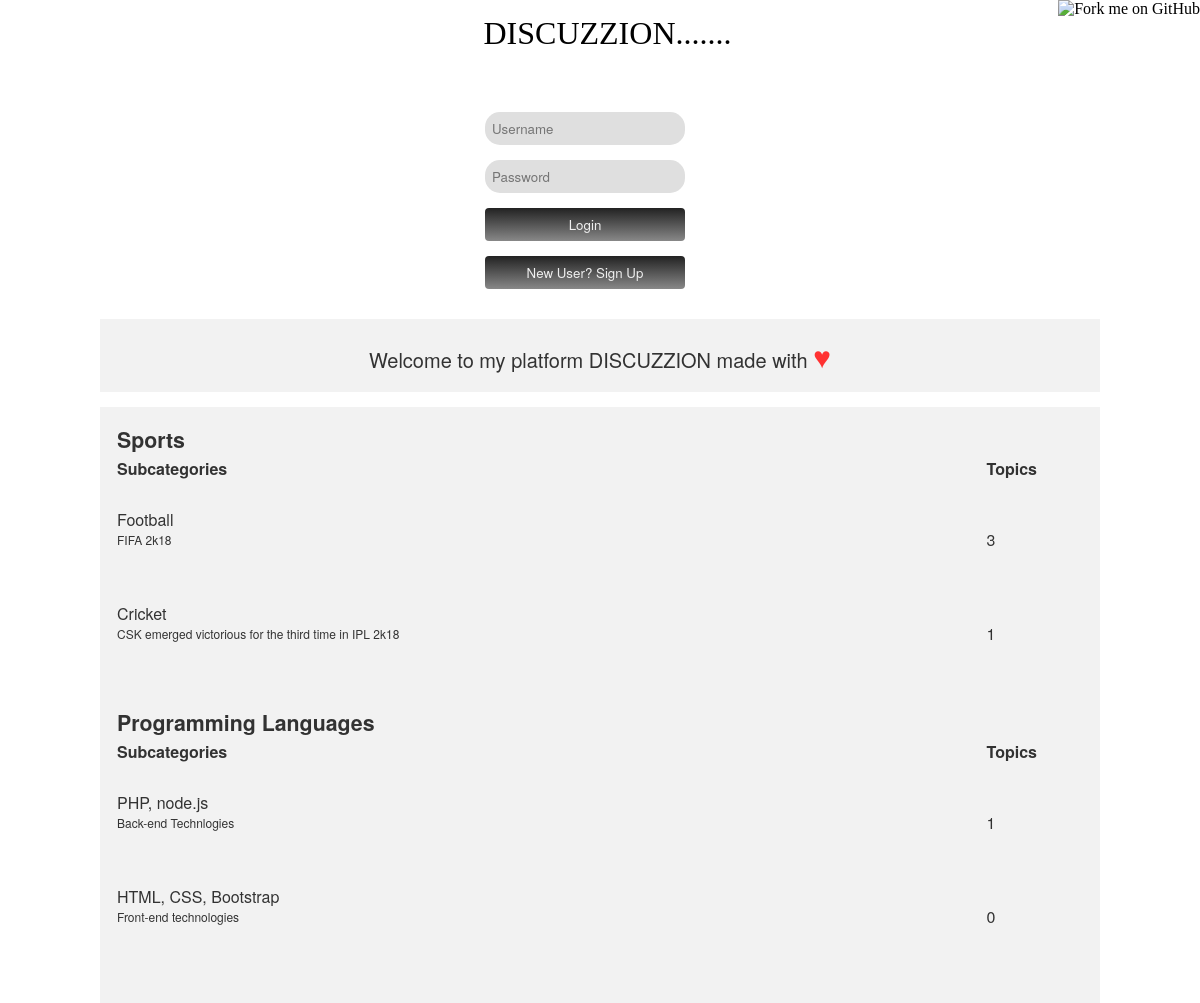
The page / on the database its author committed.
### tables this page shows
CREATE TABLE `headCat` (
  `cnum` int(3) UNSIGNED NOT NULL,
  `ctitle` varchar(64) NOT NULL
);

CREATE TABLE `headSubcat` (
  `snum` int(3) UNSIGNED NOT NULL,
  `pid` int(3) UNSIGNED NOT NULL,
  `stitle` varchar(128) NOT NULL,
  `sdesc` varchar(255) NOT NULL
);

### func.php (the view, shortened to what this page needs)
<?php
function getnum_topics($c_id, $s_id) {
	include ('database.php');
	$select = mysqli_query($con, "SELECT numcat, numsubcat FROM headTop WHERE ".$c_id." = numcat
								  AND ".$s_id." = numsubcat");
	return mysqli_num_rows($select);
}
function show_cat() {
	include ('database.php');
			$select = mysqli_query($con, "SELECT * FROM headCat ORDER BY cnum DESC");
			while ($row = mysqli_fetch_assoc($select)) {
				echo "<table class='table_C'>";
				echo "<tr><td class='category_M' colspan='2'>".$row['ctitle']."</td></tr>";
				showsub_cat($row['cnum']);
				echo "</table>";
			}
}
function showsub_cat($pid) {
	include ('database.php');
	$select = mysqli_query($con, "SELECT cnum, snum, stitle, sdesc FROM headCat, headSubcat
								  WHERE (  headCat.cnum  = '".$pid."') AND ( headSubcat.pid  = '".$pid."') ORDER BY snum DESC ");
	echo "<tr><th width='90%'>Subcategories</th><th width='10%'>Topics</th></tr>";
	while ($row = mysqli_fetch_assoc($select)) {
		echo "<tr><td class='theme_C'>
			  ".$row['stitle']."<br />";
		echo "<span style='font-size:12px'>".$row['sdesc']."</span></td>";
		echo "<td class='topics_N'><br /><br />".getnum_topics($pid, $row['snum'])."<br /><br /></td></tr>";
	}
}
?>

### index.php (shortened to what this page needs)
<?php
  include('signInOut.php');
?>
<html>
 <head>
 </head>
 <link href = "./style.css" type = "text/css" rel = "stylesheet" />
 <a href="https://github.com/hardik-codes/DISCUZZION"><img style="position: absolute; top: 0; right: 0; border: 0;" src="https://s3.amazonaws.com/github/ribbons/forkme_right_darkblue_121621.png" alt="Fork me on GitHub"></a>
 <div class = "dashboard">
  <div class = "top"><h1><a href = "/forum4">DISCUZZION.......</a></h1></div>
  <div class = "signin">
    <?php
       if (isset($_SESSION['username']))  {
            signout();
            include ('database.php');
		    		$select = mysqli_query($con, "SELECT * FROM headCat ORDER BY cnum DESC");
	         	if (mysqli_num_rows($select) == 0) {
            echo "<div class ='newcat'>
                    <a href ='./nc.php'>No categories yet. Add the first one</a>
                  </div>";
           } else {
            echo "<div class ='newcat'>
            <a href ='./nc.php'>Add new category</a>
          </div>";}
        } else {
           signupform();
       }
    ?>
  </div>
  <?php
    if (!isset($_SESSION['username'])) {
    echo"<div class = 'matter'>";
        echo "<p style='text-align:center;font-size:20px;'>Welcome to my platform DISCUZZION made with <span style='font-size:150%;color:red;'>&hearts;</span> </p>";
    echo"</div>";
    }
  ?>
  <div class = "matter">
   <?php
   include('func.php');
   if (!isset($_SESSION['username'])) {
    show_cat();
  } else {
    showcat();
  }
   ?>
 </div>
</div>
</body>
</html>

### signInOut.php (shortened to what this page needs)
<?php
   function signupform() {
    echo "
    <div id = 'clas'>
    <form action =' /forum4/verifyuser.php' method = 'POST'>
      <input type='text' placeholder='Username' id = 'usernameinput' name = 'usernameinput' />
      <input type='password' placeholder='Password' id = 'passwordinput' name = 'passwordinput'/>
      <input type = 'submit' value = 'Login' />
      <button type = 'button' onclick = 'location.href = \"/forum4/signUp.php\";'>New User? Sign Up</button>
    </form>
    </div>" ;
   }
?>

### style.css (style rules this page uses)
* { margin: 0px; padding: 0px; }
a { color: #000; text-decoration:none; }
#clas { display: block; margin-left: auto; margin-right:auto; padding: 15px; position: relative; width: 230px; }
div.dashboard { margin: 0px auto; width: 1000px; }
div.matter { background-color: #EFEFEF; display: block; float: left; margin-top: 15px; opacity:0.8; position: relative; padding: 15px; width: 970px; }
div.top { color:#222; padding-bottom: 15px; padding-top: 15px; }
div.top h1 { color:#404040; font-family: 'Times New Roman', Times, serif; font-weight: normal; margin-left: 15px; }
h1, h2, h3 { font-weight: normal; font-family: Helvetica Neue, Helvetica, Arial, sans-serif; margin-bottom: 15px; text-align: center; }
input[type="submit"], button { background-image: linear-gradient(to bottom, #222, #888); border-radius: 4px; border: none; color: #EFEFEF; font-family: Helvetica Neue, Helvetica, Arial, sans-serif; margin-top: 15px; padding: 7px; width: 200px; }
input[type="text"],[type="password"] { border: none; border-radius: 15px; background-color: #DFDFDF; font-family: Helvetica Neue, Helvetica, Arial, sans-serif; margin-top: 15px; padding: 7px; width: 200px; }
p { font-family: Helvetica Neue, Helvetica, Arial, sans-serif; }
table.table_C th { font-size: 12pt; text-align: left; font-weight: bold; }
table.table_C td.category_M { font-weight: bold; font-size: 16pt; }
table.table_C { width: 100%; font-family: Helvetica Neue, Helvetica, Arial, sans-serif; margin-bottom: 35px; }

### rows shown on the page
headcat: ctitle "Sports"
headsubcat: stitle "Football", sdesc "FIFA 2k18", snum "3"
headsubcat: stitle "Cricket", sdesc "CSK emerged victorious for the third time in IPL 2k18", snum "1"
headcat: ctitle "Programming Languages"
headsubcat: stitle "PHP, node.js", sdesc "Back-end Technlogies", snum "1"
headsubcat: stitle "HTML, CSS, Bootstrap", sdesc "Front-end technologies", snum "0"
